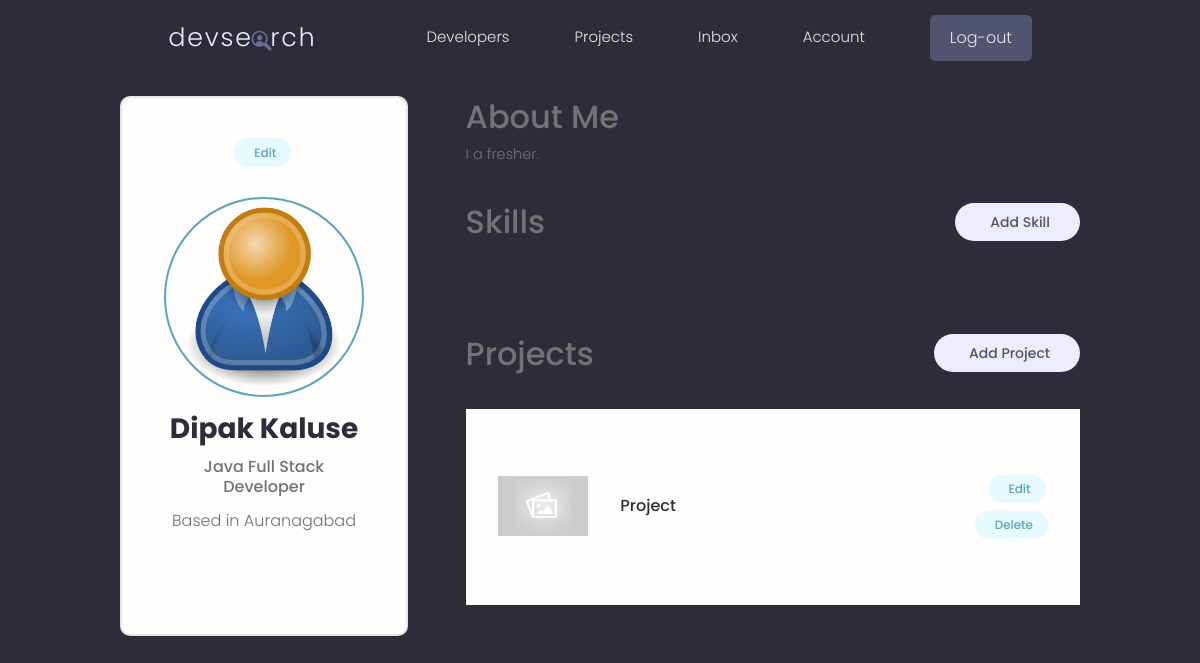
Before: /account/ (signed in) with the older database file.
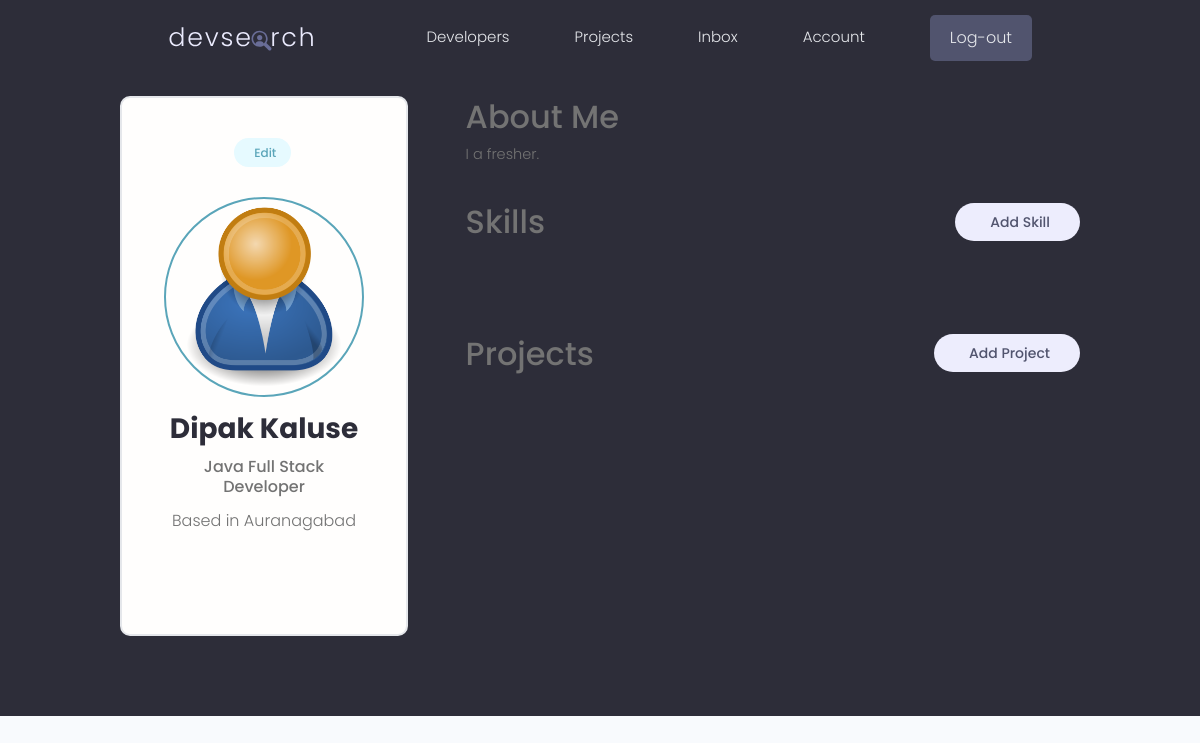
After: the same page with the newer database file.
### projects/models.py (models this page shows, shortened)
class Project(models.Model):
    title = models.CharField(max_length=200)
    owner = models.ForeignKey(Profile, blank=True, null=True, on_delete=models.SET_NULL)
    description = models.TextField(null=True, blank=True)
    demo_link = models.CharField(max_length=2000, null=True, blank=True)
    source_link =models.CharField(max_length=2000, null=True, blank=True)
    featured_image = models.ImageField(null= True, blank=True, default='default.jpg')
    tag = models.ManyToManyField(Tag, blank= True)
    vote_total = models.IntegerField(default=0, null= True, blank=True)
    vote_ratio = models.IntegerField(default=0, null= True, blank=True)
    created = models.DateTimeField(auto_now_add=True)
    id = models.UUIDField(default=uuid.uuid4, unique=True,
                                     primary_key=True, editable=False)
    class Meta:
        ordering = ["-vote_ratio", "-vote_total", "title"]  #highest rated project will be shown first

### users/views.py (the view)
# urls.py: path('account/', views.userAccount, name="account"),
@login_required(login_url="login")
def userAccount(request):
    profile = request.user.profile
    skills = profile.skill_set.all()
    projects = profile.project_set.all()
    context ={"profile": profile, "skills":skills,"projects":projects}
    return render(request,"users/account.html", context)

### users/templates/users/account.html (shortened to what this page needs)
{% extends 'main.html' %}
{% block content %}
  <main class="settingsPage profile my-md">
    <div class="container">
      <div class="layout">
        <div class="column column--1of3">
          <div class="card text-center">
            <div class="card__body dev">
              <a class="tag tag--pill tag--main settings__btn" href="{% url 'edit-account' %}"> Edit</a>
              <img class="avatar avatar--xl dev__avatar" src="{{profile.profile_image.url}}" />
              <h2 class="dev__name">{{profile.name}}</h2>
              <p class="dev__title">{{profile.short_intro}}</p>
              <p class="dev__location">Based in {{profile.location}}</p>
            </div>
          </div>
        </div>
        <div class="column column--2of3">
          <div class="devInfo">
            <h3 class="">About Me</h3>
            <p class="devInfo__about">{{profile.intro}}</p>
          </div>
          <div class="settings">
            <h3 class="">Skills</h3>
            <a class="tag tag--pill tag--sub settings__btn tag--lg" href="{%url 'add-skill' %}"> Add Skill</a>
          </div>
          <div class="settings">
            <h3 class="">Projects</h3>
            <a class="tag tag--pill tag--sub settings__btn tag--lg" href="{% url 'create-project' %}"> Add Project</a>
          </div>
          <table class="settings__table">
            {%for project in projects%}
            <tr>
              <td class="settings__thumbnail">
                <a href="{%url 'project' project.id%}"><img src="{{project.featured_image.url}}" alt="Project Thumbnail" /></a>
              </td>
              <td class="settings__tableInfo">
                <a href="{% url 'project' project.id %}">{{project.title}}</a>
              </td>
              <td class="settings__tableActions">
                <a class="tag tag--pill tag--main settings__btn" href="{% url 'update-project' project.id %}"> Edit</a>
                <a class="tag tag--pill tag--main settings__btn" href="{% url 'delete-project' project.id %}">
                  Delete</a>
              </td>
            </tr>
            {%endfor%}
          </table>
        </div>
      </div>
    </div>
  </main>
  {% endblock content %}

Changed rows visible on the page:
removed Project: featured_image (placeholder picture), title "Project"
